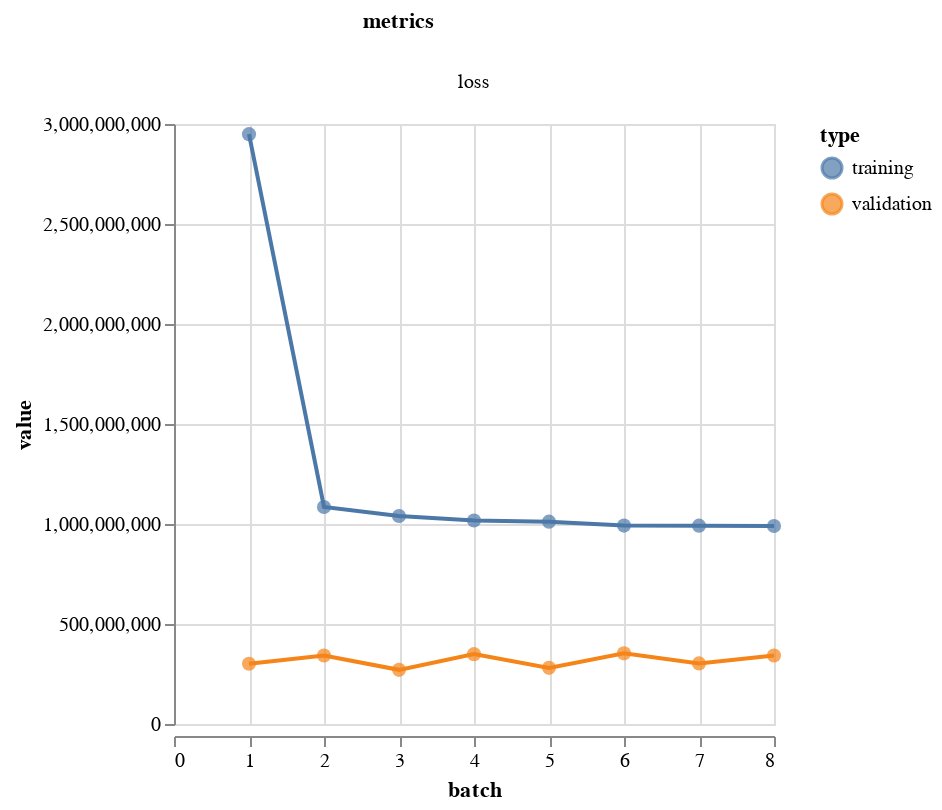

Notebook source saved alongside this figure:
### Code cell
vis.metrics(output.history)

### Figure 1 — Vega-Lite specification as saved in the notebook (floating-point values rounded to 4 significant figures)
{"config": {"view": {"continuousWidth": 400, "continuousHeight": 300}}, "data": {"name": "data-9837c90c9a4fcedb6184eb4d16bd05c4"}, "facet": {"column": {"type": "nominal", "field": "metrics"}}, "spec": {"layer": [{"mark": {"type": "circle", "size": 50}, "encoding": {"color": {"type": "nominal", "field": "type"}, "tooltip": [{"type": "quantitative", "field": "batch"}, {"type": "quantitative", "field": "value"}], "x": {"type": "quantitative", "field": "batch"}, "y": {"type": "quantitative", "field": "value"}}, "height": 300, "width": 300}, {"mark": "line", "encoding": {"color": {"type": "nominal", "field": "type"}, "x": {"type": "quantitative", "field": "batch"}, "y": {"type": "quantitative", "field": "value"}}, "height": 300, "width": 300}]}, "resolve": {"scale": {"y": "independent"}}, "$schema": "https://vega.github.io/schema/vega-lite/v4.8.1.json", "datasets": {"data-9837c90c9a4fcedb6184eb4d16bd05c4": [{"batch": 1, "value": 2949000000.0, "type": "training", "metrics": "loss"}, {"batch": 2, "value": 1085000000.0, "type": "training", "metrics": "loss"}, {"batch": 3, "value": 1040000000.0, "type": "training", "metrics": "loss"}, {"batch": 4, "value": 1018000000.0, "type": "training", "metrics": "loss"}, {"batch": 5, "value": 1012000000.0, "type": "training", "metrics": "loss"}, {"batch": 6, "value": 992200000.0, "type": "training", "metrics": "loss"}, {"batch": 7, "value": 991800000.0, "type": "training", "metrics": "loss"}, {"batch": 8, "value": 989900000.0, "type": "training", "metrics": "loss"}, {"batch": 1, "value": 301400000.0, "type": "validation", "metrics": "loss"}, {"batch": 2, "value": 342500000.0, "type": "validation", "metrics": "loss"}, {"batch": 3, "value": 270800000.0, "type": "validation", "metrics": "loss"}, {"batch": 4, "value": 349200000.0, "type": "validation", "metrics": "loss"}, {"batch": 5, "value": 280800000.0, "type": "validation", "metrics": "loss"}, {"batch": 6, "value": 353400000.0, "type": "validation", "metrics": "loss"}, {"batch": 7, "value": 303100000.0, "type": "validation", "metrics": "loss"}, {"batch": 8, "value": 342500000.0, "type": "validation", "metrics": "loss"}]}}
